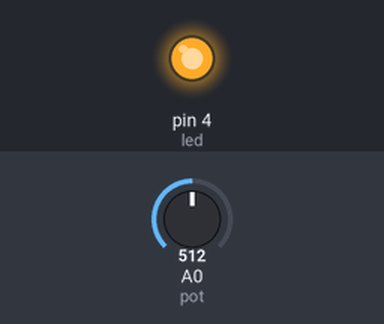
Bench run of a sketch on a simulated Arduino Uno, built with avr-gcc and run on an emulated ATmega328P. Shown: output pins drawn as LEDs (lit = HIGH). Inputs (shaded band) come from the test bench; at power-on: A0 (pot) = 512. Pins used as bus, display or sensor lines are not drawn.

Above: at 1.2 s.
1.3 s: A0 (pot) set to 493
At 2.3 s:
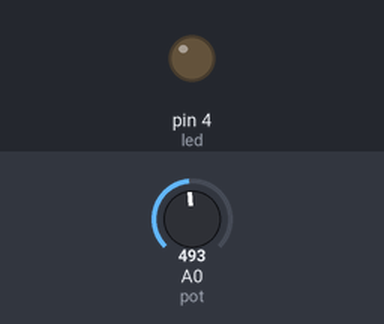
2.8 s: A0 (pot) set to 511
At 3.4 s:
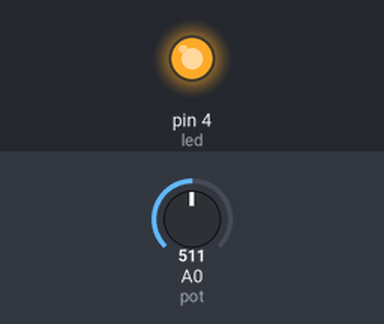
4.3 s: A0 (pot) set to 306
At 5.7 s:
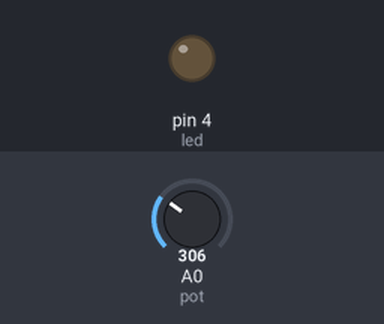
Timing chart, 0 to 7.3 s (numbered marks = the images above; inputs shaded):
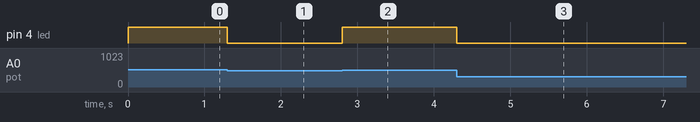

The sketch:

Hiz_Kontrol_Devresi.ino
```cpp
const int DC=3;
const int pot= A0;
int motor;
const int led=4;

void setup()
{
 pinMode(DC,OUTPUT);
  pinMode(led,OUTPUT);

}

void loop()
{
  motor=analogRead(pot);
  motor=map(motor,0,1023,0,255);

  if(motor >= 125)
  { digitalWrite(4,HIGH); }

  else
  { digitalWrite(4,LOW); }
  analogWrite(DC,motor);
}
```

Measured:
- the behaviour switches between 502 and 501 on A0 (pot) (found by bisection; images 0 and 1)
- after the input at 1.3 s, pin 4 (led): HIGH → LOW at once
- after the input at 2.8 s, pin 4 (led): LOW → HIGH at once
- after the input at 4.3 s, pin 4 (led): HIGH → LOW at once
